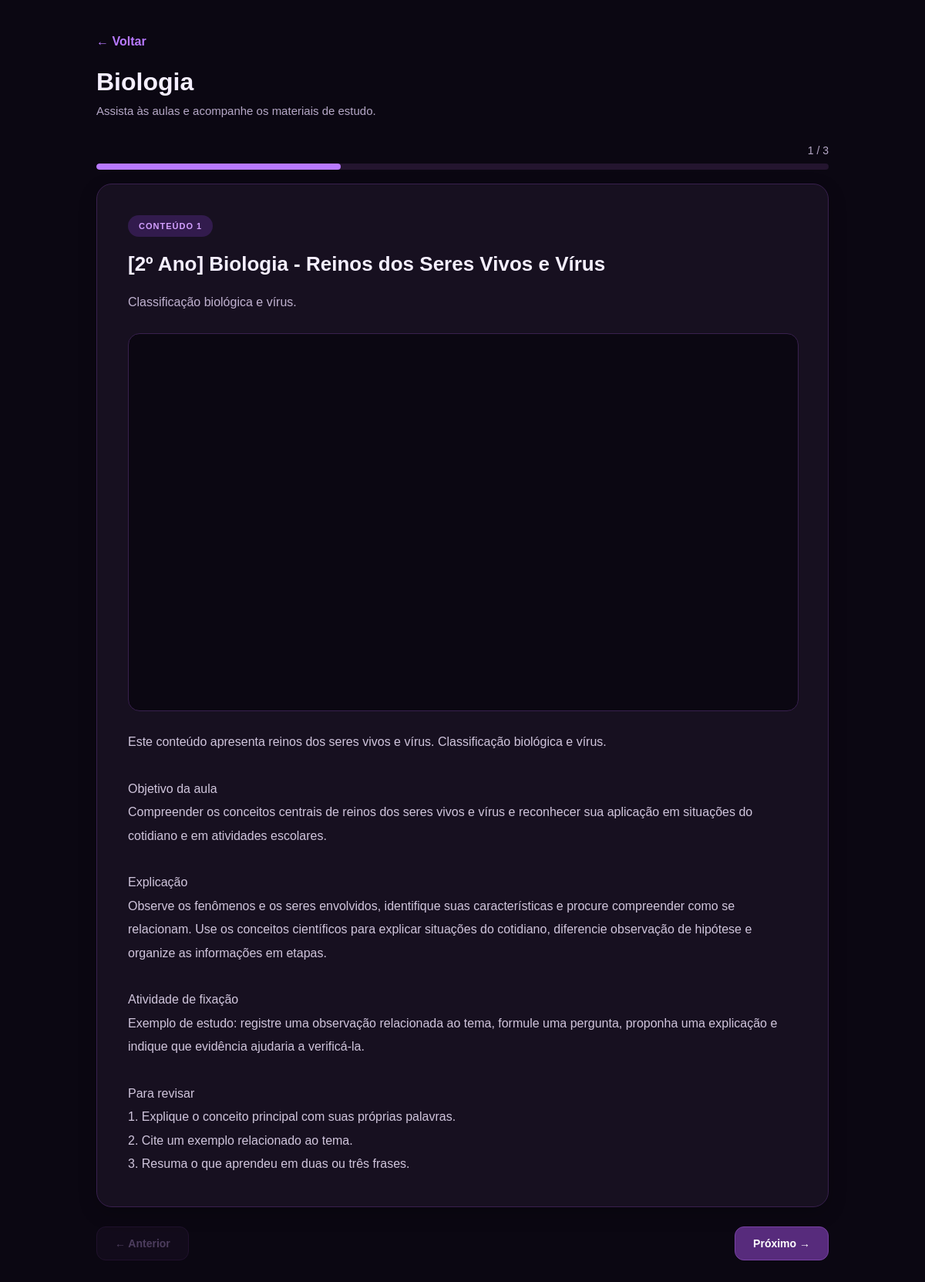
Screenshot of /public/listarConteudos?id_materia=16 (signed in) with the database file from the repository.
### tables this page shows
CREATE TABLE `conteudos` (
  `id` int(11) NOT NULL,
  `titulo` varchar(150) NOT NULL,
  `descricao` text DEFAULT NULL,
  `url_video` varchar(255) DEFAULT NULL,
  `tipo` enum('dica','aula','resumo') DEFAULT NULL,
  `criado_em` datetime DEFAULT current_timestamp(),
  `id_materia` int(11) DEFAULT NULL,
  `texto_conteudo` longtext DEFAULT NULL
);

CREATE TABLE `materias` (
  `id_materia` int(11) NOT NULL,
  `id_ano` int(11) NOT NULL,
  `materia` varchar(255) NOT NULL
);

### app/Controller/controllerConteudo.php (called while the page is built, shortened)
<?php
require_once __DIR__ . '/../Model/modelConteudo.php';
class Video
{
    private Conteudo $conteudoModel;
    public function __construct($conn)
    {
        $this->conteudoModel = new Conteudo($conn);
    }
    public function conteudos()
    {
        $id_materia = filter_input(
            INPUT_GET,
            'id_materia',
            FILTER_VALIDATE_INT
        );
        $conteudos = $this->conteudoModel->buscarPorMateria($id_materia);
        require __DIR__ . '/../View/conteudo.php';
    }
}

### public/index.php (called while the page is built, shortened)
<?php
require_once __DIR__ . '/../config/conecta.php';
require_once __DIR__ . '/../app/Core/Router.php';
$basePath = '/TCC/public';
$router = new Router($conn, $basePath);
$router->add('GET', '/', 'PaginaInicialController', 'index');
$router->add('GET', '/proposit', 'PaginaInicialController', 'proposit');
$router->add('GET', '/anosem', 'PaginaInicialController', 'anosem');
$router->add('GET', '/anosfund1', 'PaginaInicialController', 'anosf1');
$router->add('GET', '/anosfund2', 'PaginaInicialController', 'anosf2');
$router->add('GET', '/cadastro', 'CadastroController', 'index');
$router->add('POST', '/cadastro', 'CadastroController', 'cadastrar');
$router->add('GET', '/home', 'PaginaInicialController', 'home');
$router->add('GET', '/atividades', 'PaginaInicialController', 'atividades');
$router->add('GET', '/perfil', 'PaginaInicialController', 'perfil');
$router->add('GET', '/config', 'PaginaInicialController', 'config');
$router->add('GET', '/login', 'LoginController', 'showLogin');
$router->add('POST', '/login', 'LoginController', 'login');
$router->add('GET', '/dashboard', 'ProcessarController', 'index', true);
$router->add('POST', '/processar', 'ProcessarController', 'processar', true);
$router->add('GET', '/abaResumo', 'ResumoController', 'listarAno', true);
$router->add('GET', '/resumos', 'ResumoController', 'index', true);
$router->add('GET', '/criarResumos', 'PaginaInicialController', 'criaR', true);
$router->add('POST', '/resumos/editar', 'ResumoController', 'editar', true);
$router->add('POST', '/resumos/excluir', 'ResumoController', 'excluir', true);
$router->add('POST', '/criarResumos/salvar', 'ResumoController', 'salvarResumo', true);
$router->add('POST', '/planejamento/adicionar', 'PlanejamentoController', 'adicionar', true);
$router->add('POST', '/planejamento/concluir', 'PlanejamentoController', 'concluir', true);
$router->add('POST', '/planejamento/excluir', 'PlanejamentoController', 'excluir', true);
$router->add('POST', '/perfil/editar', 'CadastroController', 'editar', true);
$router->add('POST', '/perfil/alterar-senha', 'CadastroController', 'alterarSenha', true);
$router->add('POST', '/perfil/excluir', 'CadastroController', 'excluir', true);
$router->add('GET', '/conteudomateria', 'Video', 'materias', true);
$router->add('GET', '/conteudos', 'Video', 'conteudos', true);
$router->add('GET', '/listarConteudos', 'Video', 'conteudos', true);
$router->add('GET',  '/quizzes',           'QuizController', 'index', true);
$router->add('GET',  '/quizzes/iniciar',   'QuizController', 'iniciar', true);
$router->add('GET',  '/quizzes/questao',   'QuizController', 'questao', true);
$router->add('POST', '/quizzes/responder', 'QuizController', 'responder', true);
$router->add('POST', '/quizzes/proxima',   'QuizController', 'proxima', true);
$router->add('GET',  '/quizzes/resultado', 'QuizController', 'resultado', true);
$router->add('GET',  '/quizzes/sair',      'QuizController', 'sair', true);
$router->add('POST', '/logout', 'LogoutController', 'logout', true);
$uri = parse_url($_SERVER['REQUEST_URI'], PHP_URL_PATH);
$method = $_SERVER['REQUEST_METHOD'];
if (strpos($uri, $basePath) === 0) {
    $uri = substr($uri, strlen($basePath));
} elseif (strpos($uri, '/TCC') === 0) {
    $uri = substr($uri, strlen('/TCC'));
}
$uri = '/' . trim($uri, '/');
$router->dispatch($uri, $method);

### app/Model/modelConteudo.php (called while the page is built, shortened)
<?php
class Conteudo
{
    private $conn;
    public function __construct($conn)
    {
        $this->conn=$conn;
    }
public function buscarPorMateria($id_materia)
{
    $sql = "SELECT
                c.id,
                c.titulo,
                c.descricao,
                c.url_video,
                c.tipo,
                c.texto_conteudo,
                c.id_materia,
                m.materia
            FROM conteudos c
            INNER JOIN materias m
                ON c.id_materia = m.id_materia
            WHERE c.id_materia = :id_materia
            ORDER BY c.id ASC";
    $stmt = $this->conn->prepare($sql);
    $stmt->bindValue(':id_materia', $id_materia, PDO::PARAM_INT);
    $stmt->execute();
    return $stmt->fetchAll(PDO::FETCH_ASSOC);
}
}

### app/View/conteudo.php (the view, shortened to what this page needs)
<?php
function converterYoutube($url)
{
    $partes = parse_url($url);
    $host = $partes['host'] ?? '';
    $caminho = trim($partes['path'] ?? '', '/');
    if ($host === 'youtu.be') {
        $id = explode('/', $caminho)[0];
    } elseif (
        in_array($host, ['www.youtube.com', 'youtube.com', 'm.youtube.com'])
    ) {
        if (str_starts_with($caminho, 'watch')) {
            parse_str($partes['query'] ?? '', $query);
            $id = $query['v'] ?? '';
        } else {
            $segmentos = explode('/', $caminho);
            $id = $segmentos[1] ?? '';
        }
    } else {
        return null;
    }
    return 'https://www.youtube-nocookie.com/embed/' . $id;
}
?>
<!DOCTYPE html>
<html lang="pt-br">
<head>
    <link rel="stylesheet" href="/TCC/public/assets/css/conteudo.css">
    <link rel="stylesheet" href="/TCC/public/assets/css/tema.css">
    <link href="https://unpkg.com/boxicons@2.1.4/css/boxicons.min.css" rel="stylesheet">
</head>
<body>
<main class="pagina-conteudos">
    <header class="cabecalho">
        <a href="javascript:history.back()" class="voltar">← Voltar</a>
        <h1>
            <?= htmlspecialchars($conteudos[0]['materia'] ?? 'Conteúdos') ?>
        </h1>
        <p>Assista às aulas e acompanhe os materiais de estudo.</p>
    </header>
<?php if (empty($conteudos)): ?>
    <div class="estadoVazio">
        <h3>Nenhum conteúdo encontrado</h3>
        <p><?= htmlspecialchars($mensagem ?? 'Ainda não há conteúdos cadastrados para esta matéria.') ?></p>
    </div>
<?php else: ?>
    <section class="carrosselConteudos">
        <div class="progressoCarrossel">
            <span id="numeroConteudo">1 / <?= count($conteudos) ?></span>
            <div class="barraProgresso">
                <div id="barraAtual"></div>
            </div>
        </div>
        <div class="listaSlides">
            <?php foreach ($conteudos as $indice => $conteudo): ?>
                <article class="slideConteudo <?= $indice === 0 ? 'ativo' : '' ?>">
                    <span class="etiqueta">
                        CONTEÚDO <?= $indice + 1 ?>
                    </span>
                    <h2>
                        <?= htmlspecialchars($conteudo['titulo'] ?? 'Sem título') ?>
                    </h2>
                    <?php if (!empty($conteudo['descricao'])): ?>
                        <p class="descricaoConteudo">
                            <?= nl2br(htmlspecialchars($conteudo['descricao'])) ?>
                        </p>
                    <?php endif; ?>
                    <?php if (!empty($conteudo['url_video'])): ?>
                        <?php $videoEmbed = converterYoutube($conteudo['url_video']); ?>
                        <?php if ($videoEmbed): ?>
                            <div class="videoConteudo">
                                <iframe
                                    src="<?= htmlspecialchars($videoEmbed) ?>"
                                    title="Vídeo da aula"
                                    allowfullscreen>
                                </iframe>
                            </div>
                        <?php endif; ?>
                    <?php endif; ?>
                    <?php if (!empty($conteudo['texto_conteudo'])): ?>
                        <div class="textoConteudo">
                            <?= nl2br(htmlspecialchars($conteudo['texto_conteudo'])) ?>
                        </div>
                    <?php endif; ?>
                </article>
            <?php endforeach; ?>
        </div>
        <div class="controlesCarrossel">
            <button type="button" id="anteriorConteudo" class="botaoCarrossel">
                ← Anterior
            </button>
            <button type="button" id="proximoConteudo" class="botaoCarrossel">
                Próximo →
            </button>
        </div>
    </section>
<?php endif; ?>
</main>
</body>
</html>

### app/Core/Router.php (shortened to what this page needs)
<?php
class Router
{
    private array $routes = [];
    private $conn;
    public function __construct($conn, string $basePath = '')
    {
        $this->conn = $conn;
    }
    public function add(
        string $method,
        string $path,
        string $controller,
        string $action,
        bool $authRequired = false
    ): void {
        $this->routes[] = [
            'method' => strtoupper($method),
            'path' => $this->normalizePath($path),
            'controller' => $controller,
            'action' => $action,
            'authRequired' => $authRequired
        ];
    }
    public function dispatch(string $uri, string $method): void
    {
        $uri = $this->normalizePath($uri);
        $method = strtoupper($method);
        foreach ($this->routes as $route) {
            if (
                $route['method'] !== $method ||
                $route['path'] !== $uri
            ) {
                continue;
            }
            $action = $route['action'];
            $controller = new $controllerName($this->conn);
            $controller->$action();
            return;
        }
    }
    private function normalizePath(string $path): string
    {
        $path = '/' . trim($path, '/');
        return $path;
    }
}

### public/assets/css/conteudo.css (style rules this page uses)
body { margin: 0; padding: 0; }
.pagina-conteudos { min-height: 100vh; padding: 45px 7%; background: #0b0712; color: #f5efff; font-family: Arial, sans-serif; }
.pagina-conteudos .cabecalho { max-width: 950px; margin: 0 auto 35px; }
.pagina-conteudos .voltar { display: inline-block; margin-bottom: 25px; color: #b879ff; text-decoration: none; font-weight: 600; transition: 0.2s; }
.pagina-conteudos .cabecalho h1 { font-size: 32px; margin: 0 0 10px; color: #f5efff; }
.pagina-conteudos .cabecalho p { color: #b6a8c7; font-size: 15px; margin: 0; }
.pagina-conteudos .carrosselConteudos { max-width: 950px; margin: auto; }
.pagina-conteudos .progressoCarrossel { margin-bottom: 18px; }
.pagina-conteudos #numeroConteudo { display: block; text-align: right; color: #b6a8c7; font-size: 14px; margin-bottom: 9px; }
.pagina-conteudos .barraProgresso { width: 100%; height: 8px; background: #24152f; border-radius: 20px; overflow: hidden; }
.pagina-conteudos #barraAtual { width: 0%; height: 100%; background: #b879ff; border-radius: 20px; transition: width 0.35s ease; }
.pagina-conteudos .slideConteudo { display: none; background: #171020; border: 1px solid #38204e; border-radius: 20px; padding: 40px; min-height: 350px; box-shadow: 0 8px 25px rgba(0, 0, 0, 0.2); }
.pagina-conteudos .slideConteudo.ativo { display: block; animation: entradaSlide 0.3s ease; }
.pagina-conteudos .etiqueta { display: inline-block; background: #321b4d; color: #d3a0ff; padding: 8px 14px; border-radius: 20px; font-size: 11px; font-weight: bold; letter-spacing: 1px; margin-bottom: 20px; }
.pagina-conteudos .slideConteudo h2 { color: #f5efff; font-size: 26px; margin: 0 0 20px; }
.pagina-conteudos .descricaoConteudo { color: #c0b2d0; font-size: 16px; line-height: 1.8; margin-bottom: 25px; }
.pagina-conteudos .videoConteudo { width: 100%; margin: 25px 0; overflow: hidden; border-radius: 15px; background: #0b0712; border: 1px solid #38204e; }
.pagina-conteudos .videoConteudo iframe { display: block; width: 100%; aspect-ratio: 16 / 9; border: none; }
.pagina-conteudos .textoConteudo { color: #d0c5dc; font-size: 16px; line-height: 1.9; margin-top: 25px; overflow-wrap: anywhere; }
.pagina-conteudos .controlesCarrossel { display: flex; justify-content: space-between; align-items: center; gap: 15px; margin-top: 25px; }
.pagina-conteudos .botaoCarrossel { border: 1px solid #48265f; padding: 13px 23px; border-radius: 12px; font-size: 14px; font-weight: bold; cursor: pointer; transition: 0.2s ease; }
.pagina-conteudos #anteriorConteudo { background: #21152d; color: #c5a0e8; }
.pagina-conteudos #proximoConteudo { background: #572b7c; color: #ffffff; border-color: #7842a3; }
.pagina-conteudos .botaoCarrossel:disabled { opacity: 0.35; cursor: not-allowed; }

### public/assets/css/tema.css (style rules this page uses)
:root { --fundo: #0b0712; --fundo-claro: #171020; --menu: #171020; --card: #171020; --roxo-escuro: #321b4d; --roxo: #8246d9; --roxo-claro: #b98af5; --lilas: #f1eafe; --texto: #f7f2ff; --texto-suave: #c9bdd8; --borda: rgba(185, 138, 245, 0.18); }

### rows the page displays
conteudos: id_materia.materia "Biologia", titulo "[2º Ano] Biologia - Reinos dos Seres Vivos e Vírus", descricao "Classificação biológica e vírus.", texto_conteudo "Este conteúdo apresenta reinos dos seres vivos e vírus. Classificação biológica e vírus. Objetivo da aula Compreender os conceitos centrais de reinos dos seres vivos e vírus e reconhecer sua aplicação em situações do cotidiano e em atividades escolares. Explicação Observe os fenômenos e os seres envolvidos, identifique suas características e procure compreender como se relacionam. Use os conceitos científicos para explicar situações do cotidiano, diferencie observação de hipótese e organize as informações em etapas. Atividade de fixação Exemplo de estudo: registre uma observação relacionada ao tema, formule uma pergunta, proponha uma explicação e indique que evidência ajudaria a…"
